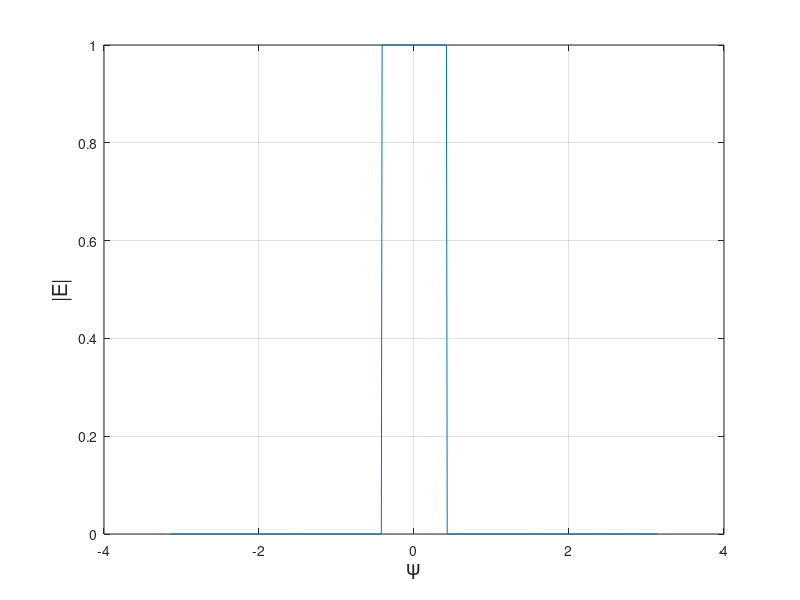

The MATLAB script that drew this image: (Note: this script raises an error after producing the figure.)
% Author: Luis Badesa

%%
clear all
close all
clc

%%
disp('Modify:')
disp('- a0: DC term of the Fourier series')
disp('- a(k): expression for sine coeffs')
disp('- b(k): expression for cosine coeffs')
disp('ALL OF THEM IN THE FIRST SECTION OF THE CODE, "Fourier coeffs"')
disp(' ')
disp('FIRST OF ALL:')
disp('Draw the desired frequency respone (first lines of code)')
disp(' ')

%% Desired response
x = -pi:0.01:pi;
y = (x>-0.4209).*(x<0.4209);
figure(1)
plot(x,y)
ylabel('|E|','fontsize',15)
xlabel('\psi','fontsize',15)
grid on
hold on

%% Array characteristics 
prompt = sprintf ('Type: broadside, end-fire array or non? \n(answer "broadside", "end_fire" or "none", as a string in MATLAB) \n');
array_type = input(prompt);
if  ~strcmp(array_type,'broadside') && ~strcmp(array_type,'end_fire') && ~strcmp(array_type,'none')
    error('Wrong type of array introduced.')
end

if  strcmp(array_type,'none')
    prompt = sprintf ('Insert the value of alpha. \n');
    alpha = input(prompt);
    if  ~isscalar(alpha) || (alpha>2*pi) || (alpha<-2*pi)
        error('Insert a value for alpha between -2\pi and 2\pi.')
    end
    
    prompt = sprintf ('What is the value of "d", separation between \neach antenna and the following one in the array? \n(insert a number in terms of lambda, \nEx: introducing 1/2 means d=lambda/2) \n');
    % If given kd, calculate d as d=kd/2*pi.
    d = input(prompt);
    if ~isscalar(d)
        error('Introduce a scalar for the value of "d"')
    end
    
    kd = 2*pi*d;
else
    prompt = sprintf ('What is the value of "d", separation between \neach antenna and the following one in the array? \n(insert a number in terms of lambda, \nEx: introducing 1/2 means d=lambda/2) \n');
    % If given kd or alpha, do this (see notes of lecture 18, page 4):
    % - If I am given the value of kd, calculate d as d=kd/2*pi.
    % - If I am given the value of alpha and it is different than 0, it means 
    %   that it is an end_fire array, then alpha=kd and d = alpha/2*pi.
    d = input(prompt);
    if ~isscalar(d)
        error('Introduce a scalar for the value of "d"')
    end
    
    kd = 2*pi*d;

    if  strcmp(array_type,'broadside')
        alpha = 0; % Because alpha = 0 for broadside (Lecture 18 notes, page 1)
    elseif strcmp(array_type,'end_fire')
        alpha = -kd; % Because alpha = -kd for end-fire (Lecture 18 notes, page 1)
    end
end

prompt = sprintf ('What is the number "n" of elements in the array? \n');
n = input(prompt);
if ~isscalar(n) || (n~=floor(n)) || n<=1 || (((n+1)/2)~=floor(((n+1)/2)))
    error('Introduce an odd integer scalar, bigger than 1, for the number of elements in the array (has to be odd because of the Fourier series procedure used)')
end
disp(' ')
disp('NOTE:')
disp('This it the total number of elements in the array, but some of them might not be energized.')

m = (n-1)/2; % m is the number of sine terms in the Fourier series (same as the number of cosine terms)

%% Fourier coeffs

a0=1/6; % Insert the value for a0
for k=1:m
    a(k) = 1/(k*pi)*sin(k*pi/6); % Insert the expression for a_k
    b(k) = 0; % Insert the expression for b_k
end

%% Radiation pattern as a function of psi
psi = -pi:0.001:pi;
sum_coeff =0;
for k=1:m
    sum_coeff = sum_coeff + 2*(a(k)*cos(k*psi)-b(k)*sin(k*psi));
end

E = a0 + sum_coeff;

figure(1)
plot(psi,E)

% % Create the polynomial for the electric field E (see back of page 26 of my notes)
% for k=1:m
%     A(k) = a(m-k+1)-j*b(m-k+1);
% end
% for k=m+2:2*m+1
%     A(k) = a(k-m-1)+j*b(k-m-1);
% end
% A(m+1) = a0;
% 
% psi = -pi:0.001:pi;
% z = exp(j*psi);
% E = 0; % Initialize
% for k=1:m
%     E = E + A(k)*z.^(k-m-1);
% 
% end
% for k=m+2:2*m+1
%     E = E + A(k)*z.^(m-k+1);
% end
% E = E + A(m+1); % This is the z^0 term
% 
% E = abs(E);
%
% E = 1/pi*(-1/3*z.^(-3)+z.^(-1)+pi/2+z-1/3*z.^3);

%% Radiation pattern as a function of phi
clear E

phi = 0:0.001:2*pi;
%psi = (kd*cos(phi)+alpha)
sum_coeff =0;
for k=1:m
    sum_coeff = sum_coeff + 2*(a(k)*cos(k*(kd*cos(phi)+alpha))-b(k)*sin(k*(kd*cos(phi)+alpha)));
end

E = a0 + sum_coeff;
E = abs(E);

figure(2)
polar(phi,E)
